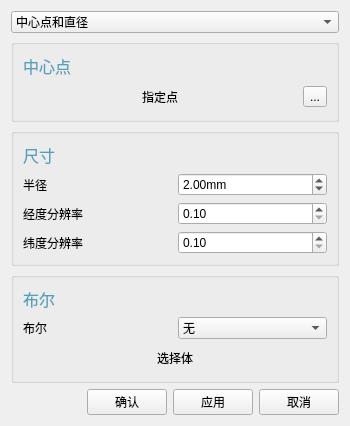
<?xml version="1.0" encoding="UTF-8"?>
<ui version="4.0">
 <class>SphereParamsDialog</class>
 <widget class="QDialog" name="SphereParamsDialog">
  <property name="geometry">
   <rect>
    <x>0</x>
    <y>0</y>
    <width>350</width>
    <height>400</height>
   </rect>
  </property>
  <property name="windowTitle">
   <string>球体</string>
  </property>
  <property name="windowIcon">
   <iconset resource="resource/resources.qrc">
    <normaloff>:/icons/sphere_color.png</normaloff>:/icons/sphere_color.png</iconset>
  </property>
  <layout class="QGridLayout" name="gridLayout_5">
   <item row="0" column="0">
    <widget class="QComboBox" name="comboBox">
     <item>
      <property name="text">
       <string>中心点和直径</string>
      </property>
     </item>
     <item>
      <property name="text">
       <string>圆弧</string>
      </property>
     </item>
    </widget>
   </item>
   <item row="1" column="0">
    <widget class="QGroupBox" name="groupBox_2">
     <property name="title">
      <string/>
     </property>
     <property name="flat">
      <bool>true</bool>
     </property>
     <layout class="QGridLayout" name="gridLayout_2">
      <item row="0" column="0">
       <widget class="QLabel" name="label">
        <property name="font">
         <font>
          <pointsize>12</pointsize>
         </font>
        </property>
        <property name="styleSheet">
         <string notr="true">color: rgb(85, 160, 185);</string>
        </property>
        <property name="text">
         <string>中心点</string>
        </property>
       </widget>
      </item>
      <item row="1" column="1">
       <widget class="QToolButton" name="originSnapToolButton">
        <property name="text">
         <string>...</string>
        </property>
        <property name="popupMode">
         <enum>QToolButton::ToolButtonPopupMode::InstantPopup</enum>
        </property>
       </widget>
      </item>
      <item row="1" column="0">
       <widget class="QPushButton" name="designated_point">
        <property name="text">
         <string>指定点</string>
        </property>
        <property name="flat">
         <bool>true</bool>
        </property>
       </widget>
      </item>
     </layout>
    </widget>
   </item>
   <item row="2" column="0">
    <widget class="QGroupBox" name="groupBox">
     <property name="title">
      <string/>
     </property>
     <property name="flat">
      <bool>true</bool>
     </property>
     <layout class="QGridLayout" name="gridLayout">
      <item row="1" column="0">
       <layout class="QVBoxLayout" name="verticalLayout">
        <item>
         <layout class="QHBoxLayout" name="horizontalLayout">
          <item>
           <widget class="QLabel" name="Radius">
            <property name="text">
             <string>半径</string>
            </property>
           </widget>
          </item>
          <item>
           <widget class="QDoubleSpinBox" name="radiusSpinBox">
            <property name="suffix">
             <string>mm</string>
            </property>
            <property name="minimum">
             <double>0.100000000000000</double>
            </property>
            <property name="singleStep">
             <double>0.100000000000000</double>
            </property>
            <property name="value">
             <double>2.000000000000000</double>
            </property>
           </widget>
          </item>
         </layout>
        </item>
        <item>
         <layout class="QHBoxLayout" name="horizontalLayout_4">
          <item>
           <widget class="QLabel" name="thetaResolution">
            <property name="text">
             <string>经度分辨率</string>
            </property>
           </widget>
          </item>
          <item>
           <widget class="QDoubleSpinBox" name="thetaResolutionSpinBox">
            <property name="minimum">
             <double>0.100000000000000</double>
            </property>
            <property name="singleStep">
             <double>0.100000000000000</double>
            </property>
            <property name="value">
             <double>0.100000000000000</double>
            </property>
           </widget>
          </item>
         </layout>
        </item>
        <item>
         <layout class="QHBoxLayout" name="horizontalLayout_2">
          <item>
           <widget class="QLabel" name="phiResolution">
            <property name="text">
             <string>纬度分辨率</string>
            </property>
           </widget>
          </item>
          <item>
           <widget class="QDoubleSpinBox" name="phiResolutionSpinBox">
            <property name="minimum">
             <double>0.100000000000000</double>
            </property>
            <property name="singleStep">
             <double>0.100000000000000</double>
            </property>
            <property name="value">
             <double>0.100000000000000</double>
            </property>
           </widget>
          </item>
         </layout>
        </item>
       </layout>
      </item>
      <item row="0" column="0">
       <widget class="QLabel" name="label_2">
        <property name="font">
         <font>
          <pointsize>12</pointsize>
         </font>
        </property>
        <property name="styleSheet">
         <string notr="true">color: rgb(85, 160, 185);</string>
        </property>
        <property name="text">
         <string>尺寸</string>
        </property>
       </widget>
      </item>
     </layout>
    </widget>
   </item>
   <item row="3" column="0">
    <widget class="QGroupBox" name="groupBox_3">
     <property name="title">
      <string/>
     </property>
     <property name="flat">
      <bool>true</bool>
     </property>
     <layout class="QGridLayout" name="gridLayout_4">
      <item row="1" column="0">
       <layout class="QHBoxLayout" name="horizontalLayout_5">
        <item>
         <widget class="QLabel" name="label_3">
          <property name="text">
           <string>布尔</string>
          </property>
         </widget>
        </item>
        <item>
         <widget class="QComboBox" name="comboBox_2">
          <item>
           <property name="text">
            <string>无</string>
           </property>
          </item>
          <item>
           <property name="text">
            <string>减去</string>
           </property>
          </item>
          <item>
           <property name="text">
            <string>合并</string>
           </property>
          </item>
          <item>
           <property name="text">
            <string>相交</string>
           </property>
          </item>
         </widget>
        </item>
       </layout>
      </item>
      <item row="2" column="0">
       <widget class="QPushButton" name="pushButton_2">
        <property name="text">
         <string>选择体</string>
        </property>
        <property name="flat">
         <bool>true</bool>
        </property>
       </widget>
      </item>
      <item row="0" column="0">
       <widget class="QLabel" name="label_4">
        <property name="font">
         <font>
          <pointsize>12</pointsize>
         </font>
        </property>
        <property name="styleSheet">
         <string notr="true">color: rgb(85, 160, 185);</string>
        </property>
        <property name="text">
         <string>布尔</string>
        </property>
       </widget>
      </item>
     </layout>
    </widget>
   </item>
   <item row="4" column="0">
    <layout class="QGridLayout" name="gridLayout_3">
     <item row="0" column="3">
      <widget class="QPushButton" name="cancleButton">
       <property name="text">
        <string>取消</string>
       </property>
      </widget>
     </item>
     <item row="0" column="1">
      <widget class="QPushButton" name="okButton">
       <property name="text">
        <string>确认</string>
       </property>
      </widget>
     </item>
     <item row="0" column="2">
      <widget class="QPushButton" name="applyButton">
       <property name="text">
        <string>应用</string>
       </property>
      </widget>
     </item>
     <item row="0" column="0">
      <spacer name="horizontalSpacer">
       <property name="orientation">
        <enum>Qt::Orientation::Horizontal</enum>
       </property>
       <property name="sizeHint" stdset="0">
        <size>
         <width>40</width>
         <height>20</height>
        </size>
       </property>
      </spacer>
     </item>
    </layout>
   </item>
  </layout>
 </widget>
 <resources>
  <include location="resource/resources.qrc"/>
 </resources>
 <connections/>
</ui>
